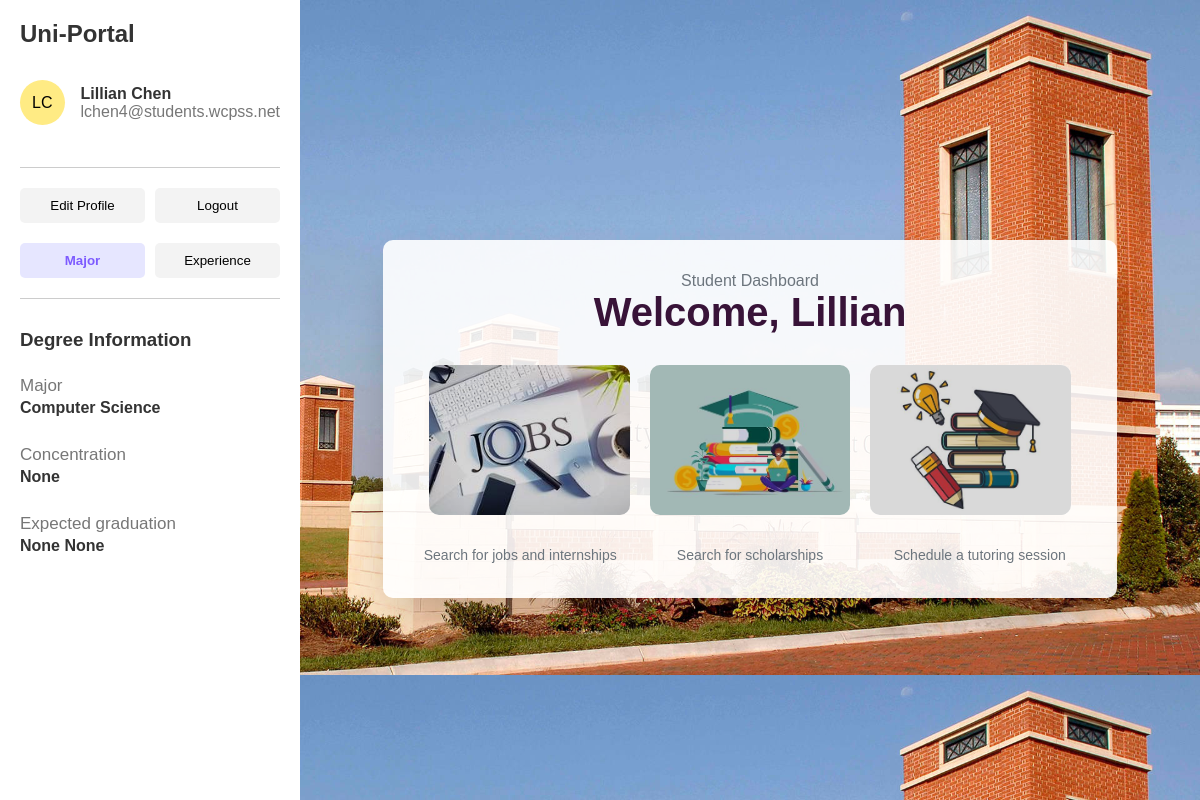
/dashboard (signed in), run on an earlier commit of the app's database.
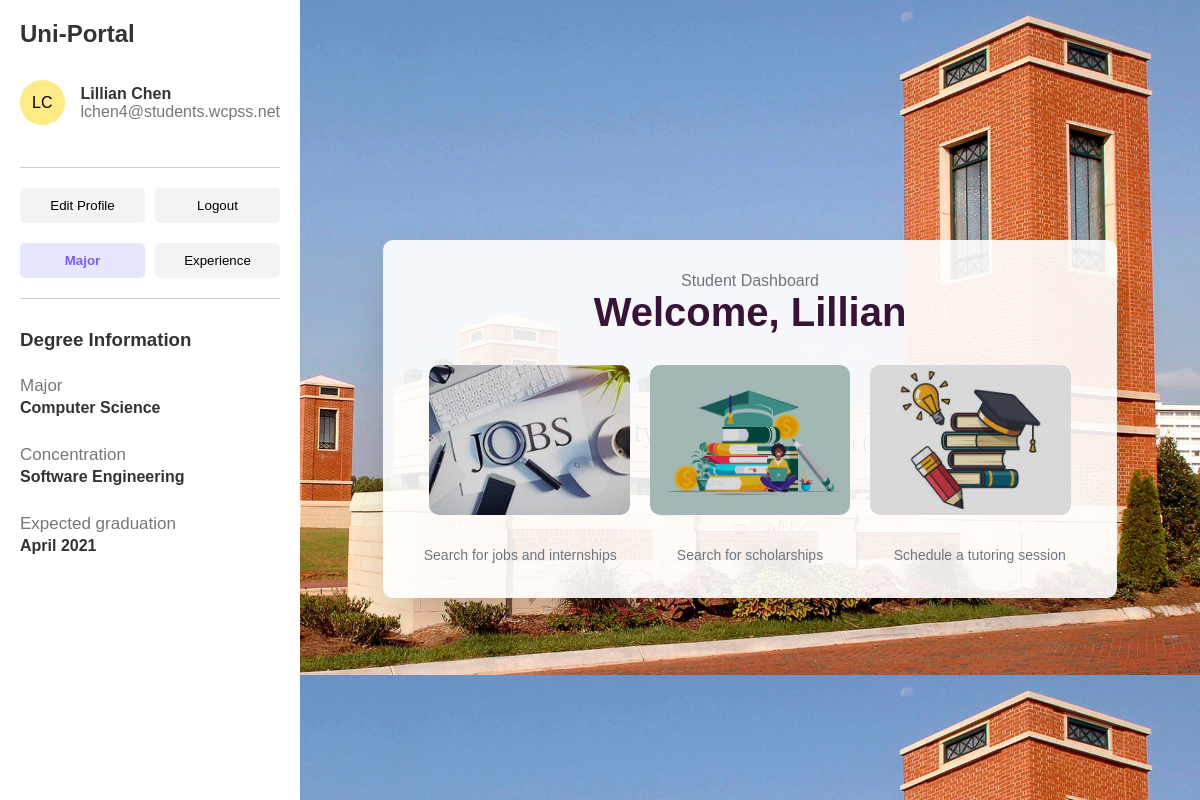
And on a later commit of the database.
### portal/models.py (models this page shows, shortened)
class User(db.Model, UserMixin):
    id = db.Column(db.Integer(), primary_key=True)
    firstname = db.Column(db.String(length=30), nullable=False, unique=False)
    lastname = db.Column(db.String(length=30), nullable=False, unique=False)
    email_address=db.Column(db.String(length=50), nullable=True, unique=True)
    password_hash= db.Column(db.String(length=60), nullable=False)
    major=db.Column(db.String(length=30), nullable=True)
    concentration=db.Column(db.String(length=30), nullable=True)
    gradmonth=db.Column(db.String(length=30), nullable=True)
    gradyear=db.Column(db.Integer(), nullable=True)
    @property
    def password(self):
        return self.password

### portal/routes.py (the view)
@app.route('/dashboard')
def dashboard_page():
    user = getUser()
    experiences = (Experience.query.filter_by(user_id=user.id)).all()
    experiences = [x.format for x in experiences]
    return render_template('dashboard.html', experiences=experiences, user=user)

### portal/models.py (called while the page is built)
@login_manager.user_loader
def load_user(user_id):
    return User.query.get(int(user_id))

    @property
    def format(self):
        body = [self.title, self.desc, self.monthstart, self.yearstart, self.monthend, self.yearend]
        return body

### portal/routes.py (called while the page is built)
def getUser():
    if not current_user.is_authenticated:
        flash(f'Required login for this page is currently disabled. Using maddie as default', category='success')
        user = User.query.filter_by(email_address="mbrow378@uncc.edu").first()
    else:
        user = User.query.filter_by(id=current_user.id).first()
    return user

### portal/templates/dashboard.html (shortened to what this page needs)
<!DOCTYPE html>
<html lang="en">
<head>
</head>
<body>
<div class="sidebar">
    <p id="logo">Uni-Portal</p>
     <div id="user">
        <span id="profile">
            <span>
            {{user.firstname[0]}}{{user.lastname[0]}}
            </span>
        </span>
        <div id="name">
            <strong><p>{{user.firstname}} {{user.lastname}}</p></strong>
            <p style="color: #777;">{{user.email_address}}</p>
        </div>
    </div>
<hr>
    <nav class="tabs">
        <button class="tab"><a href="{{ url_for('profile_page') }}">Edit Profile</a></button>
        <button class="tab"><a href="{{ url_for('logout_page') }}">Logout</a></button>
    </nav>
    <nav class="tabs user">
        <button id="major-btn" class="tab active">Major</button>
        <button id="experience-btn" class="tab">Experience</button>
    </nav>
    <hr>
    <div class="major-section">
        <h3>Degree Information</h3>
            <div style="line-height: 140%; margin-bottom: 1.5rem;">
            <p style="color: #777; font-size: 17px;">Major</p>
            <p><strong> {{ user.major }}</strong></p>
            </div>
            <div style="line-height: 140%; margin-bottom: 1.5rem;">
                <p style="color: #777; font-size: 17px;">Concentration</p>
                <p><strong> {{ user.concentration }}</strong></p>
            </div>
            <div style="line-height: 140%">
                <p style="color: #777; font-size: 17px;">Expected graduation</p>
                <p><strong> {{ user.gradmonth }} {{user.gradyear}}</strong></p>
            </div>
    </div>
</div>
<div class="maincontent">
    <div class="box">
    <div class="header">
        <p>Student Dashboard</p>
        <h1 style="color: #381338;">Welcome, {{user.firstname}}</h1>
    </div>
    <div class="grid">
        <a href="{{ url_for('jobs_page') }}" class="box-button">
            <img src="{{ url_for('static', filename='jobsearch.jpg') }}" alt="Jobs" class="box-image">
        </a>
        <a href="{{ url_for('scholarship_page') }}" class="box-button">
            <img src="{{ url_for('static', filename='scholarship.jpg') }}" alt="Scholarship" class="box-image">
        </a>
        <a href="{{ url_for('tutoring_page') }}" class="box-button">
            <img src="{{ url_for('static', filename='tutoring.jpg') }}" alt="Tutoring" class="box-image">
        </a>
    </div>
    <div class="content">
        <div class="section">
            <p>Search for jobs and internships</p>
        </div>
        <div class="section">
            <p>Search for scholarships</p>
        </div>
        <div class="section">
            <p>Schedule a tutoring session</p>
    </div>
    </div>
</div>
</div>
</body>
</html>

What changed in the data, as far as the page shows it:
changed User "Lillian": concentration "None" → "Software Engineering"; gradmonth "None" → "April"; gradyear "None" → "2021"
